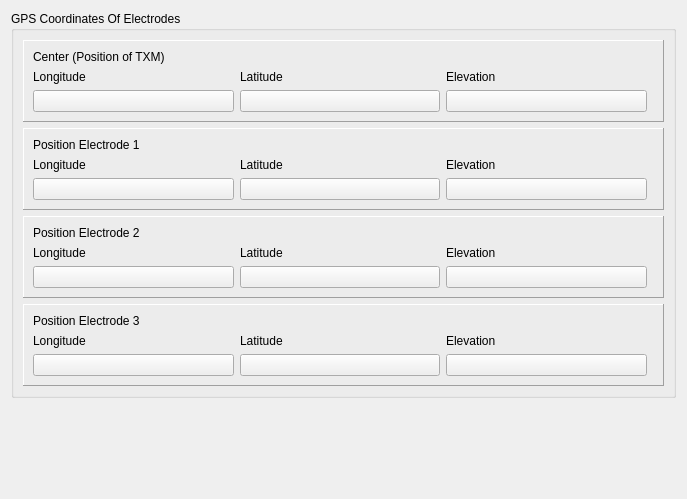
<?xml version="1.0" encoding="UTF-8"?>
<ui version="4.0">
 <class>TxmElectrodePos</class>
 <widget class="QWidget" name="TxmElectrodePos">
  <property name="geometry">
   <rect>
    <x>0</x>
    <y>0</y>
    <width>687</width>
    <height>499</height>
   </rect>
  </property>
  <property name="windowTitle">
   <string>Form</string>
  </property>
  <layout class="QVBoxLayout" name="verticalLayout_2">
   <item>
    <layout class="QVBoxLayout" name="verticalLayout">
     <item>
      <widget class="QGroupBox" name="groupBox">
       <property name="title">
        <string>GPS Coordinates Of Electrodes</string>
       </property>
       <layout class="QVBoxLayout" name="verticalLayout_3">
        <item>
         <widget class="QFrame" name="frame_5">
          <property name="frameShape">
           <enum>QFrame::Panel</enum>
          </property>
          <property name="frameShadow">
           <enum>QFrame::Raised</enum>
          </property>
          <layout class="QVBoxLayout" name="verticalLayout_7">
           <property name="rightMargin">
            <number>16</number>
           </property>
           <item>
            <widget class="QLabel" name="label_13">
             <property name="text">
              <string>Center (Position of TXM)</string>
             </property>
            </widget>
           </item>
           <item>
            <layout class="QGridLayout" name="gridLayout_5">
             <item row="0" column="0">
              <widget class="QLabel" name="label_14">
               <property name="text">
                <string>Longitude</string>
               </property>
              </widget>
             </item>
             <item row="1" column="0">
              <widget class="QPushButton" name="pbLonCenter">
               <property name="text">
                <string/>
               </property>
              </widget>
             </item>
             <item row="0" column="1">
              <widget class="QLabel" name="label_15">
               <property name="text">
                <string>Latitude</string>
               </property>
              </widget>
             </item>
             <item row="0" column="2">
              <widget class="QLabel" name="label_16">
               <property name="text">
                <string>Elevation</string>
               </property>
              </widget>
             </item>
             <item row="1" column="2">
              <widget class="QPushButton" name="pbElevationCenter">
               <property name="text">
                <string/>
               </property>
              </widget>
             </item>
             <item row="1" column="1">
              <widget class="QPushButton" name="pbLatCenter">
               <property name="text">
                <string/>
               </property>
              </widget>
             </item>
            </layout>
           </item>
          </layout>
         </widget>
        </item>
        <item>
         <widget class="QFrame" name="frame">
          <property name="frameShape">
           <enum>QFrame::Panel</enum>
          </property>
          <property name="frameShadow">
           <enum>QFrame::Raised</enum>
          </property>
          <layout class="QVBoxLayout" name="verticalLayout_4">
           <property name="rightMargin">
            <number>16</number>
           </property>
           <item>
            <widget class="QLabel" name="label">
             <property name="text">
              <string>Position Electrode 1</string>
             </property>
            </widget>
           </item>
           <item>
            <layout class="QGridLayout" name="gridLayout_2">
             <item row="0" column="0">
              <widget class="QLabel" name="label_4">
               <property name="text">
                <string>Longitude</string>
               </property>
              </widget>
             </item>
             <item row="1" column="0">
              <widget class="QPushButton" name="pbLonE1">
               <property name="text">
                <string/>
               </property>
              </widget>
             </item>
             <item row="0" column="1">
              <widget class="QLabel" name="label_5">
               <property name="text">
                <string>Latitude</string>
               </property>
              </widget>
             </item>
             <item row="0" column="2">
              <widget class="QLabel" name="label_6">
               <property name="text">
                <string>Elevation</string>
               </property>
              </widget>
             </item>
             <item row="1" column="2">
              <widget class="QPushButton" name="pbElevationE1">
               <property name="text">
                <string/>
               </property>
              </widget>
             </item>
             <item row="1" column="1">
              <widget class="QPushButton" name="pbLatE1">
               <property name="text">
                <string/>
               </property>
              </widget>
             </item>
            </layout>
           </item>
          </layout>
         </widget>
        </item>
        <item>
         <widget class="QFrame" name="frame_3">
          <property name="frameShape">
           <enum>QFrame::Panel</enum>
          </property>
          <property name="frameShadow">
           <enum>QFrame::Raised</enum>
          </property>
          <layout class="QVBoxLayout" name="verticalLayout_5">
           <property name="rightMargin">
            <number>16</number>
           </property>
           <item>
            <widget class="QLabel" name="label_2">
             <property name="text">
              <string>Position Electrode 2</string>
             </property>
            </widget>
           </item>
           <item>
            <layout class="QGridLayout" name="gridLayout_3">
             <item row="0" column="0">
              <widget class="QLabel" name="label_7">
               <property name="text">
                <string>Longitude</string>
               </property>
              </widget>
             </item>
             <item row="1" column="0">
              <widget class="QPushButton" name="pbLonE2">
               <property name="text">
                <string/>
               </property>
              </widget>
             </item>
             <item row="0" column="1">
              <widget class="QLabel" name="label_8">
               <property name="text">
                <string>Latitude</string>
               </property>
              </widget>
             </item>
             <item row="1" column="1">
              <widget class="QPushButton" name="pbLatE2">
               <property name="text">
                <string/>
               </property>
              </widget>
             </item>
             <item row="0" column="2">
              <widget class="QLabel" name="label_9">
               <property name="text">
                <string>Elevation</string>
               </property>
              </widget>
             </item>
             <item row="1" column="2">
              <widget class="QPushButton" name="pbElevationE2">
               <property name="text">
                <string/>
               </property>
              </widget>
             </item>
            </layout>
           </item>
          </layout>
         </widget>
        </item>
        <item>
         <widget class="QFrame" name="frame_4">
          <property name="frameShape">
           <enum>QFrame::Panel</enum>
          </property>
          <property name="frameShadow">
           <enum>QFrame::Raised</enum>
          </property>
          <layout class="QVBoxLayout" name="verticalLayout_6">
           <property name="rightMargin">
            <number>16</number>
           </property>
           <item>
            <widget class="QLabel" name="label_3">
             <property name="text">
              <string>Position Electrode 3</string>
             </property>
            </widget>
           </item>
           <item>
            <layout class="QGridLayout" name="gridLayout_4">
             <item row="1" column="0">
              <widget class="QPushButton" name="pbLonE3">
               <property name="text">
                <string/>
               </property>
              </widget>
             </item>
             <item row="0" column="1">
              <widget class="QLabel" name="label_11">
               <property name="text">
                <string>Latitude</string>
               </property>
              </widget>
             </item>
             <item row="1" column="1">
              <widget class="QPushButton" name="pbLatE3">
               <property name="text">
                <string/>
               </property>
              </widget>
             </item>
             <item row="0" column="2">
              <widget class="QLabel" name="label_12">
               <property name="text">
                <string>Elevation</string>
               </property>
              </widget>
             </item>
             <item row="1" column="2">
              <widget class="QPushButton" name="pbElevationE3">
               <property name="text">
                <string/>
               </property>
              </widget>
             </item>
             <item row="0" column="0">
              <widget class="QLabel" name="label_10">
               <property name="text">
                <string>Longitude</string>
               </property>
              </widget>
             </item>
            </layout>
           </item>
          </layout>
         </widget>
        </item>
       </layout>
      </widget>
     </item>
     <item>
      <widget class="QFrame" name="frame_2">
       <property name="frameShape">
        <enum>QFrame::StyledPanel</enum>
       </property>
       <property name="frameShadow">
        <enum>QFrame::Raised</enum>
       </property>
      </widget>
     </item>
     <item>
      <spacer name="verticalSpacer">
       <property name="orientation">
        <enum>Qt::Vertical</enum>
       </property>
       <property name="sizeHint" stdset="0">
        <size>
         <width>20</width>
         <height>40</height>
        </size>
       </property>
      </spacer>
     </item>
    </layout>
   </item>
  </layout>
 </widget>
 <resources/>
 <connections/>
</ui>
